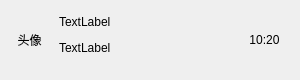
<?xml version="1.0" encoding="UTF-8"?>
<ui version="4.0">
 <class>ChatUserWid</class>
 <widget class="QWidget" name="ChatUserWid">
  <property name="geometry">
   <rect>
    <x>0</x>
    <y>0</y>
    <width>300</width>
    <height>80</height>
   </rect>
  </property>
  <property name="minimumSize">
   <size>
    <width>300</width>
    <height>80</height>
   </size>
  </property>
  <property name="maximumSize">
   <size>
    <width>300</width>
    <height>80</height>
   </size>
  </property>
  <property name="windowTitle">
   <string>Form</string>
  </property>
  <layout class="QHBoxLayout" name="horizontalLayout">
   <property name="spacing">
    <number>2</number>
   </property>
   <property name="leftMargin">
    <number>5</number>
   </property>
   <property name="topMargin">
    <number>5</number>
   </property>
   <property name="rightMargin">
    <number>10</number>
   </property>
   <property name="bottomMargin">
    <number>5</number>
   </property>
   <item>
    <widget class="QWidget" name="icon_wid" native="true">
     <property name="minimumSize">
      <size>
       <width>50</width>
       <height>50</height>
      </size>
     </property>
     <property name="maximumSize">
      <size>
       <width>50</width>
       <height>50</height>
      </size>
     </property>
     <layout class="QHBoxLayout" name="horizontalLayout_2">
      <property name="leftMargin">
       <number>0</number>
      </property>
      <property name="topMargin">
       <number>0</number>
      </property>
      <property name="rightMargin">
       <number>0</number>
      </property>
      <property name="bottomMargin">
       <number>0</number>
      </property>
      <item>
       <widget class="QLabel" name="icon_lb">
        <property name="minimumSize">
         <size>
          <width>45</width>
          <height>45</height>
         </size>
        </property>
        <property name="maximumSize">
         <size>
          <width>45</width>
          <height>45</height>
         </size>
        </property>
        <property name="text">
         <string>头像</string>
        </property>
        <property name="alignment">
         <set>Qt::AlignCenter</set>
        </property>
       </widget>
      </item>
     </layout>
    </widget>
   </item>
   <item>
    <widget class="QWidget" name="use_info_wid" native="true">
     <property name="minimumSize">
      <size>
       <width>0</width>
       <height>60</height>
      </size>
     </property>
     <property name="maximumSize">
      <size>
       <width>16777215</width>
       <height>60</height>
      </size>
     </property>
     <layout class="QVBoxLayout" name="verticalLayout">
      <property name="leftMargin">
       <number>2</number>
      </property>
      <property name="topMargin">
       <number>5</number>
      </property>
      <property name="rightMargin">
       <number>2</number>
      </property>
      <property name="bottomMargin">
       <number>10</number>
      </property>
      <item>
       <widget class="QLabel" name="user_name_lb">
        <property name="minimumSize">
         <size>
          <width>0</width>
          <height>30</height>
         </size>
        </property>
        <property name="maximumSize">
         <size>
          <width>16777215</width>
          <height>30</height>
         </size>
        </property>
        <property name="text">
         <string>TextLabel</string>
        </property>
        <property name="alignment">
         <set>Qt::AlignLeading|Qt::AlignLeft|Qt::AlignTop</set>
        </property>
       </widget>
      </item>
      <item>
       <widget class="QLabel" name="user_chat_lb">
        <property name="minimumSize">
         <size>
          <width>0</width>
          <height>30</height>
         </size>
        </property>
        <property name="maximumSize">
         <size>
          <width>16777215</width>
          <height>30</height>
         </size>
        </property>
        <property name="text">
         <string>TextLabel</string>
        </property>
        <property name="alignment">
         <set>Qt::AlignLeading|Qt::AlignLeft|Qt::AlignTop</set>
        </property>
       </widget>
      </item>
     </layout>
    </widget>
   </item>
   <item>
    <widget class="QWidget" name="time_wid" native="true">
     <property name="minimumSize">
      <size>
       <width>50</width>
       <height>50</height>
      </size>
     </property>
     <property name="maximumSize">
      <size>
       <width>50</width>
       <height>50</height>
      </size>
     </property>
     <property name="locale">
      <locale language="Chinese" country="HongKong"/>
     </property>
     <layout class="QHBoxLayout" name="horizontalLayout_3">
      <property name="leftMargin">
       <number>0</number>
      </property>
      <property name="topMargin">
       <number>0</number>
      </property>
      <property name="rightMargin">
       <number>0</number>
      </property>
      <property name="bottomMargin">
       <number>0</number>
      </property>
      <item>
       <widget class="QLabel" name="time_lb">
        <property name="minimumSize">
         <size>
          <width>45</width>
          <height>45</height>
         </size>
        </property>
        <property name="maximumSize">
         <size>
          <width>45</width>
          <height>45</height>
         </size>
        </property>
        <property name="text">
         <string>10:20</string>
        </property>
        <property name="alignment">
         <set>Qt::AlignCenter</set>
        </property>
       </widget>
      </item>
     </layout>
    </widget>
   </item>
  </layout>
 </widget>
 <resources/>
 <connections/>
</ui>
